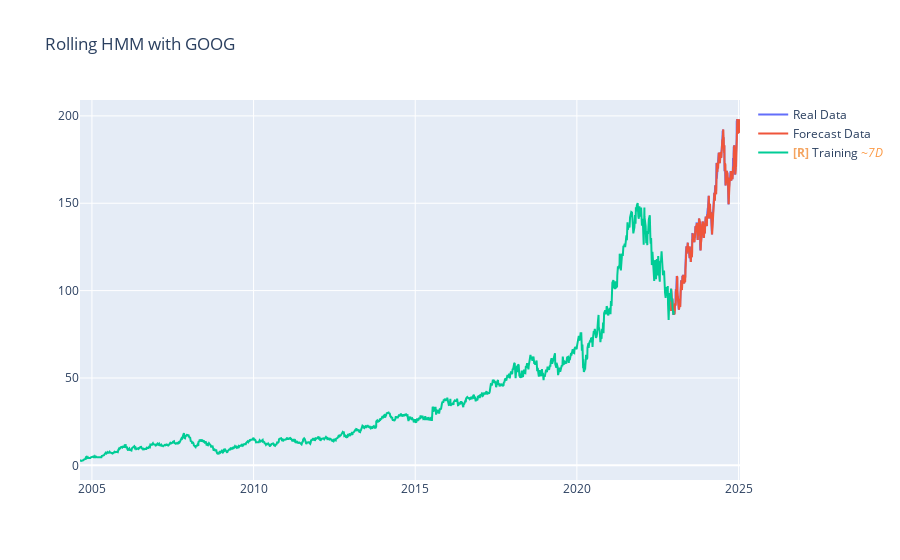

This figure's notebook cell:
### Code cell
fig = go.Figure()
fig.update_layout(title="Rolling HMM with GOOG")
fig.add_trace(go.Scatter(x=df_test['ds'], y=df_test['y'], mode='lines', name='Real Data'))
fig.add_trace(go.Scatter(x=df_test['ds'], y=hmm_preds, mode='lines', name='Forecast Data'))
fig.add_trace(go.Scatter(x=df_train['ds'], y=df_train['y'], mode='lines', name='Training'))
fig.show()

### Figure 1 — Plotly figure (JSON) as saved in the notebook; plotly's stock layout.template omitted (floating-point values rounded to 4 significant figures; data arrays with more than 128 entries replaced by an {"elided": "..."} marker saying what was removed)
{"data": [{"mode": "lines", "name": "Real Data", "type": "scatter", "uid": "c898ff56-27fe-421e-8134-ff66afcfa14b", "x": {"elided": "559 str values"}, "y": {"elided": "559 float values"}}, {"mode": "lines", "name": "Forecast Data", "type": "scatter", "uid": "38563b61-24b0-4ce1-b4a9-a6a55e910d03", "x": {"elided": "559 str values"}, "y": {"elided": "559 float values"}}, {"mode": "lines", "name": "<b style=\"color:sandybrown\">[R]</b> Training <i style=\"color:#fc9944\">~7D</i>", "type": "scatter", "uid": "7550d879-04b0-4c6c-9a5e-ea1a71207400", "x": {"elided": "1000 str values"}, "y": {"elided": "1000 float values"}}], "layout": {"title": {"text": "Rolling HMM with GOOG"}}}
